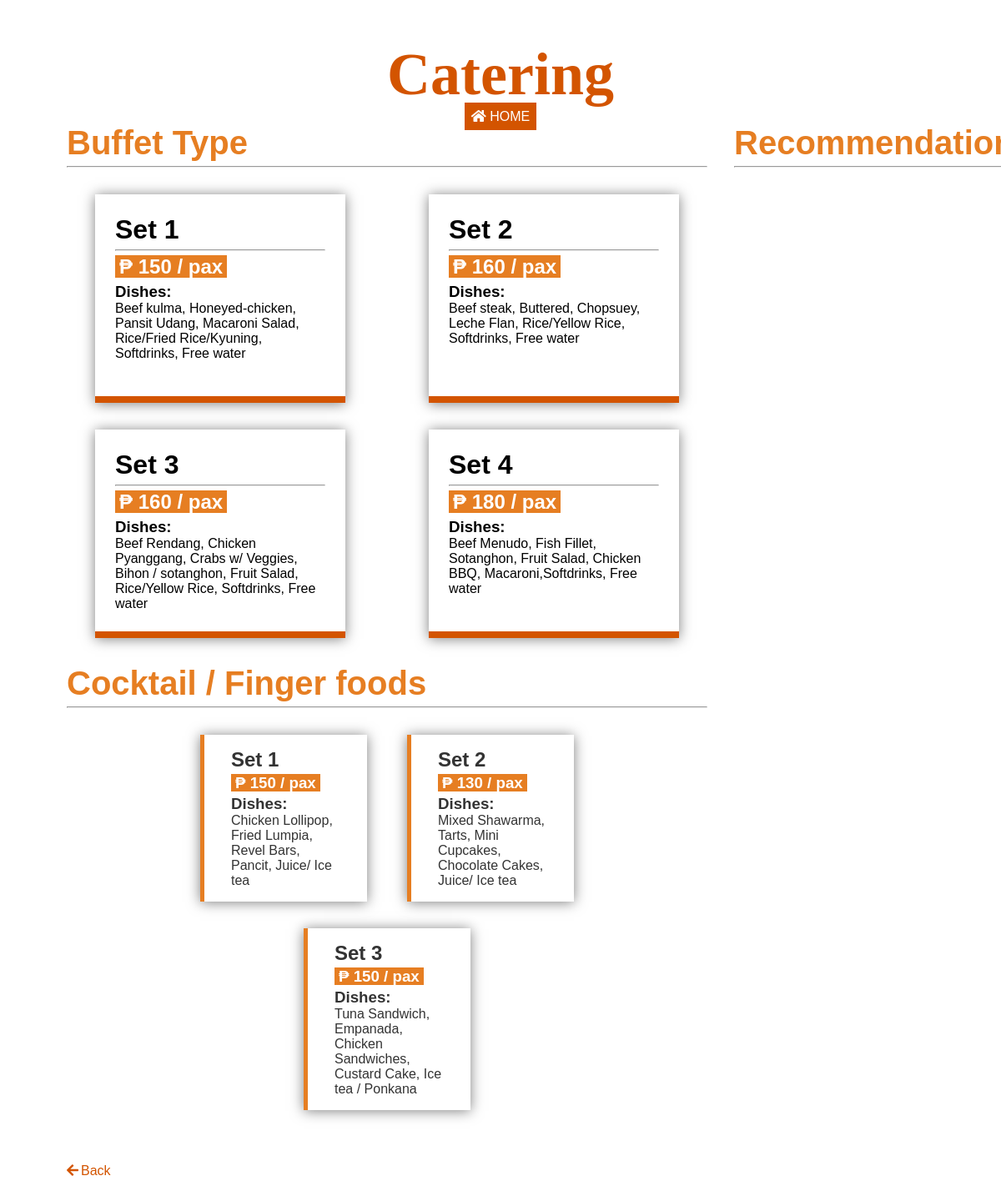
Page /dist/catering.php on the earlier database version.
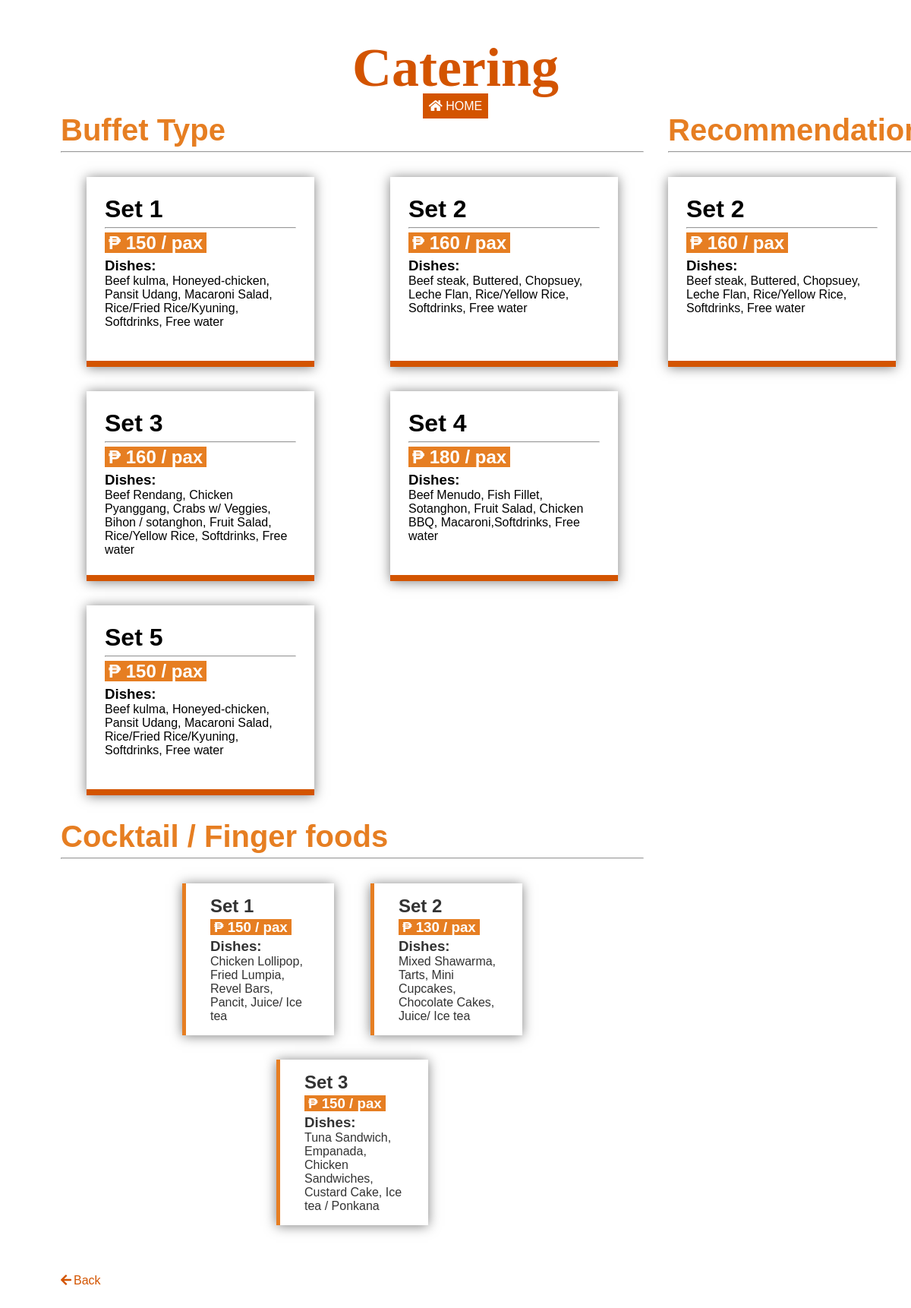
Same page on the later database version.
### tables this page shows
CREATE TABLE `catering` (
  `cat_id` int(11) NOT NULL AUTO_INCREMENT,
  `name` tinytext,
  `price` double DEFAULT NULL,
  `dishes` mediumtext,
  `recommendation` int(11) DEFAULT NULL,
  PRIMARY KEY (`cat_id`)
);

CREATE TABLE `catering_addon` (
  `caddon_id` int(11) NOT NULL AUTO_INCREMENT,
  `name` tinytext,
  `price` double DEFAULT NULL,
  `dishes` mediumtext,
  PRIMARY KEY (`caddon_id`)
);

### dist/catering.php (the view, shortened to what this page needs)
<?php
    require ('scripts/database/db.php');
    $buffet = "SELECT * from catering";
    if($result = mysqli_query($conn, $buffet)){
        $posts = mysqli_fetch_all($result, MYSQLI_ASSOC);
    }else{
        echo 'Error: ' . mysqli_error($conn);
    }
     $addons = "SELECT * from catering_addon";
     if($result_m = mysqli_query($conn, $addons)){
        $addons_posts = mysqli_fetch_all($result_m, MYSQLI_ASSOC);
    }else{
        echo 'Error: ' . mysqli_error($conn);
    }
     $rec = "SELECT * FROM catering WHERE recommendation >= 5 LIMIT 3";
     if($result_r = mysqli_query($conn, $rec)){
        $recommend = mysqli_fetch_all($result_r, MYSQLI_ASSOC);
    }else{
        echo 'Error:' . mysqli_error($conn);
    }
?>
<!DOCTYPE html>
<html lang="en">
<head>
    <link rel="stylesheet" href="css/main.css">
    <link rel="stylesheet" href="css/all.min.css">
</head>
<body >
    <main id="event">
        <h1 class="event-title">Catering</h1>
        <div class="home-link">
           <a href="index.php" class='btn-home' name="order-submit"><i class="fas fa-home"></i> HOME</a>
        </div>
        <form action="user_info.php" method="get">
        <div class="choose">
            <div class="menu-choose">
            <div class="menu">
                <div class="dish-name">
                    <h1 class="menu-title">Buffet Type</h1>
                    <hr>
                </div>
                <div class="dishes">
                <?php foreach($posts as $post): ?>
                    <label class="menu-list">
                        <h1 class="menu-name"><?php echo $post['name']; ?></h1>
                        <hr>
                        <h2 class="menu-price"> <span class="amount">₱ <?php echo $post['price']; ?> / pax</span></h2>
                        <h3 class="menu-dishes">Dishes: </h3>
                        <p class="menu-dish"><?php echo $post['dishes']; ?></p>
                    </label>
                <?php endforeach; ?>
                </div>
            </div>
            <div class="addons">
                <div class="dish-name">
                    <h1 class="addons-title">Cocktail / Finger foods</h1>
                    <hr>
                </div>
                <div class="dishes">
                <?php foreach($addons_posts as $addon): ?>
                    <label class="addons-list -catering">
                        <h2 class="addon-title"><?php echo $addon['name']; ?></h2>
                        <h3 class="addon-price"><span class="amount">₱ <?php echo $addon['price']; ?> / pax</span></h3>
                        <h3 class="menu-dishes">Dishes: </h3>
                        <p class="menu-dish"><?php echo $addon['dishes']; ?></p>
                    </label>
                <?php endforeach; ?>
                </div>
            </div>
            </div>
            <div class="side-choose -catering">
            <div class="menu">
                <div class="dish-name">
                    <h1 class="menu-title">Recommendation</h1>
                    <hr>
                </div>
                <div class="dishes -side">
                <?php foreach($recommend as $recommend): ?>
                    <label class="menu-list">
                        <h1 class="menu-name"><?php echo $recommend['name']; ?></h1>
                        <hr>
                        <h2 class="menu-price"> <span class="amount">₱ <?php echo $recommend['price']; ?> / pax</span></h2>
                        <h3 class="menu-dishes">Dishes: </h3>
                        <p class="menu-dish"><?php echo $recommend['dishes']; ?></p>
                    </label>
                <?php endforeach; ?>
                </div>
            </div>
            </div>
        </div>
            <div class="btns">
            <a href="choose.php" class="btn-link"><i class="fas fa-arrow-left"></i>Back</a>
            </div>
        </form>
    </main>
</body>
</html>

Differences in the rows shown:
now on one of the page's lists (row edited): catering: name "Set 2", price "160", dishes "Beef steak, Buttered, Chopsuey, Leche Flan, Rice/Yellow Rice, Softdrinks, Free water"
added catering: name "Set 5", price "150", dishes "Beef kulma, Honeyed-chicken, Pansit Udang, Macaroni Salad, Rice/Fried Rice/Kyuning, Softdrinks, Free water", shown under "Buffet Type"
